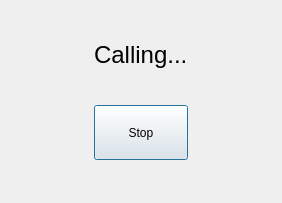
<?xml version="1.0" encoding="UTF-8"?>
<ui version="4.0">
 <class>Call_Dialog</class>
 <widget class="QDialog" name="Call_Dialog">
  <property name="geometry">
   <rect>
    <x>0</x>
    <y>0</y>
    <width>282</width>
    <height>203</height>
   </rect>
  </property>
  <property name="windowTitle">
   <string>Dialog</string>
  </property>
  <layout class="QGridLayout" name="gridLayout">
   <item row="2" column="0">
    <layout class="QHBoxLayout" name="horizontalLayout">
     <item>
      <widget class="QPushButton" name="pushButton">
       <property name="minimumSize">
        <size>
         <width>55</width>
         <height>55</height>
        </size>
       </property>
       <property name="text">
        <string>Stop</string>
       </property>
      </widget>
     </item>
    </layout>
   </item>
   <item row="1" column="0">
    <layout class="QHBoxLayout" name="horizontalLayout_2">
     <item>
      <widget class="QLabel" name="label">
       <property name="sizePolicy">
        <sizepolicy hsizetype="Fixed" vsizetype="Fixed">
         <horstretch>0</horstretch>
         <verstretch>0</verstretch>
        </sizepolicy>
       </property>
       <property name="font">
        <font>
         <pointsize>18</pointsize>
        </font>
       </property>
       <property name="text">
        <string>Calling...</string>
       </property>
      </widget>
     </item>
    </layout>
   </item>
  </layout>
 </widget>
 <resources/>
 <connections/>
</ui>
